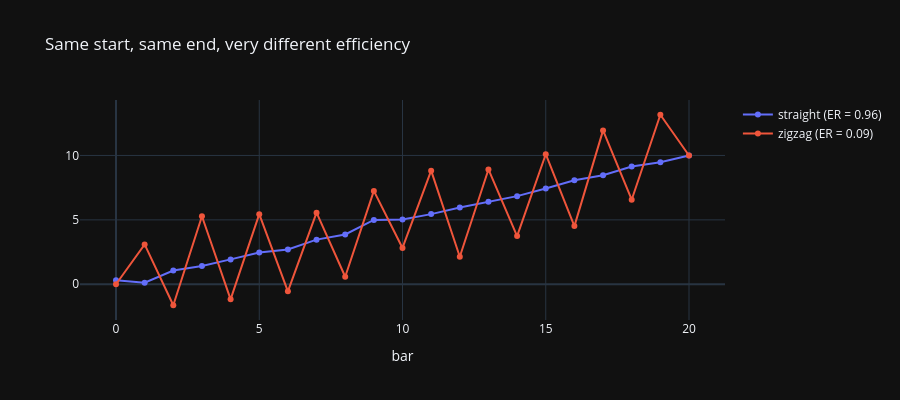

Notebook code cell kept with this figure:
### Markdown cell above
**Efficiency Ratio, intuition.** Two paths with the same start and end: one straight, one zigzag.

### Code cell
rng = np.random.default_rng(3)
n = 21
straight = np.linspace(0, 10, n) + rng.normal(0, 0.15, n)
zigzag = np.linspace(0, 10, n) + np.where(np.arange(n) % 2, 1, -1) * rng.uniform(2, 4, n)
zigzag[0], zigzag[-1] = 0, 10
fig = go.Figure()
for name, p in [("straight", straight), ("zigzag", zigzag)]:
    er = abs(p[-1] - p[0]) / np.abs(np.diff(p)).sum()
    fig.add_trace(go.Scatter(y=p, mode="lines+markers", name=f"{name} (ER = {er:.2f})"))
fig.update_layout(title="Same start, same end, very different efficiency", xaxis_title="bar", height=400)
fig.show()

### Figure 1 — Plotly figure (JSON) as saved in the notebook; plotly's stock layout.template omitted (floating-point values rounded to 4 significant figures)
{"data": [{"mode": "lines+markers", "name": "straight (ER = 0.96)", "type": "scatter", "y": [0.3061, 0.1167, 1.063, 1.415, 1.932, 2.468, 2.697, 3.465, 3.87, 4.998, 5.034, 5.447, 5.958, 6.4, 6.842, 7.441, 8.072, 8.464, 9.144, 9.47, 10.0]}, {"mode": "lines+markers", "name": "zigzag (ER = 0.09)", "type": "scatter", "y": [0.0, 3.097, -1.628, 5.283, -1.17, 5.443, -0.5466, 5.561, 0.5861, 7.248, 2.818, 8.821, 2.137, 8.914, 3.74, 10.1, 4.516, 11.94, 6.563, 13.16, 10.0]}], "layout": {"height": 400, "title": {"text": "Same start, same end, very different efficiency"}, "xaxis": {"title": {"text": "bar"}}}}
